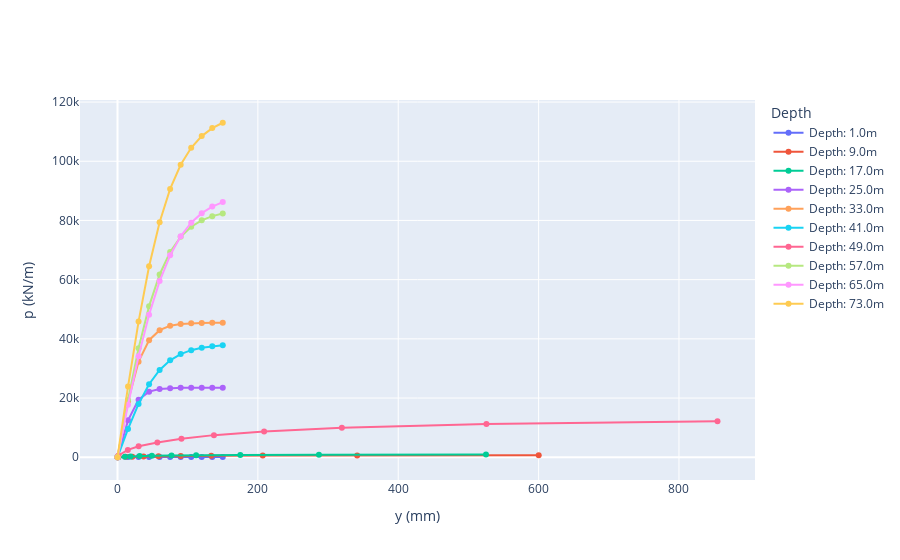

Notebook source saved alongside this figure:
### Markdown cell above
### Calculate p-y curves

### Code cell
cpt_data.calc_p_y_curve(pile, compression = True, monotonic = True, isotropy = True, interval = 1.0, plot_fig = True, Clay_type = Clay_type.Gulf_of_Mexico)

### Figure 1 — Plotly figure (JSON) as saved in the notebook; plotly's stock layout.template omitted (floating-point values rounded to 4 significant figures)
{"data": [{"mode": "lines+markers", "name": "Depth: 1.0m", "type": "scatter", "x": [0, 15, 30, 45, 60, 75, 90, 105, 120, 135, 150], "y": [0, 76.65, 76.66, 76.66, 76.66, 76.66, 76.66, 76.66, 76.66, 76.66, 76.66]}, {"mode": "lines+markers", "name": "Depth: 9.0m", "type": "scatter", "x": [0, 1.144, 11.44, 21.09, 37.13, 58.39, 90.15, 133.6, 206.9, 341.5, 600.1], "y": [0, 34.4, 137.6, 206.4, 275.2, 344.0, 412.9, 481.7, 550.5, 619.3, 670.9]}, {"mode": "lines+markers", "name": "Depth: 17.0m", "type": "scatter", "x": [0, 1.05, 10.5, 18.55, 31.5, 49, 77, 112, 175.0, 287.0, 525], "y": [0, 48.21, 192.9, 289.3, 385.7, 482.1, 578.6, 675.0, 771.4, 867.8, 940.2]}, {"mode": "lines+markers", "name": "Depth: 25.0m", "type": "scatter", "x": [0, 15, 30, 45, 60, 75, 90, 105, 120, 135, 150], "y": [0, 12460.0, 19440.0, 22160.0, 23070.0, 23350.0, 23440.0, 23470.0, 23480.0, 23480.0, 23480.0]}, {"mode": "lines+markers", "name": "Depth: 33.0m", "type": "scatter", "x": [0, 15, 30, 45, 60, 75, 90, 105, 120, 135, 150], "y": [0, 18960.0, 32300.0, 39540.0, 42930.0, 44400.0, 45030.0, 45280.0, 45390.0, 45430.0, 45450.0]}, {"mode": "lines+markers", "name": "Depth: 41.0m", "type": "scatter", "x": [0, 15, 30, 45, 60, 75, 90, 105, 120, 135, 150], "y": [0, 9565.0, 18000.0, 24670.0, 29480.0, 32740.0, 34850.0, 36180.0, 37000.0, 37500.0, 37800.0]}, {"mode": "lines+markers", "name": "Depth: 49.0m", "type": "scatter", "x": [0, 1.471, 14.71, 30.14, 56.78, 91.13, 137.4, 208.9, 319.7, 525.6, 854.9], "y": [0, 622.7, 2491.0, 3736.0, 4982.0, 6227.0, 7472.0, 8718.0, 9963.0, 11210.0, 12140.0]}, {"mode": "lines+markers", "name": "Depth: 57.0m", "type": "scatter", "x": [0, 15, 30, 45, 60, 75, 90, 105, 120, 135, 150], "y": [0, 19400.0, 36830.0, 51050.0, 61750.0, 69330.0, 74470.0, 77860.0, 80050.0, 81450.0, 82340.0]}, {"mode": "lines+markers", "name": "Depth: 65.0m", "type": "scatter", "x": [0, 15, 30, 45, 60, 75, 90, 105, 120, 135, 150], "y": [0, 17710.0, 34090.0, 48160.0, 59510.0, 68220.0, 74640.0, 79240.0, 82460.0, 84690.0, 86210.0]}, {"mode": "lines+markers", "name": "Depth: 73.0m", "type": "scatter", "x": [0, 15, 30, 45, 60, 75, 90, 105, 120, 135, 150], "y": [0, 23870.0, 45830.0, 64510.0, 79390.0, 90630.0, 98790.0, 104500.0, 108500.0, 111200.0, 113000.0]}], "layout": {"legend": {"title": {"text": "Depth"}}, "xaxis": {"title": {"text": "y (mm)"}}, "yaxis": {"title": {"text": "p (kN/m)"}}}}
